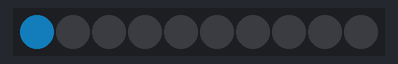
This sketch was run on a simulated Arduino Uno, built with avr-gcc and run on an emulated ATmega328P. On the bench: 10 RGB LEDs in strip order, left to right. Dim RGB values are drawn brighter than linear; random numbers use the default seed unless the sketch sets one.

Above: at 0.1 s.
At 4.6 s:
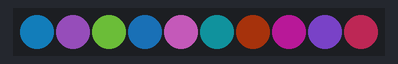
At 9.6 s:
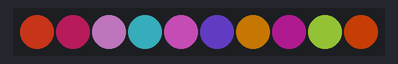
At 19.6 s:
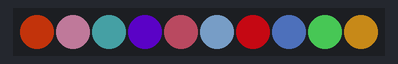
At 29.1 s:
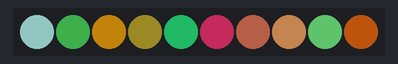
At 39.1 s:
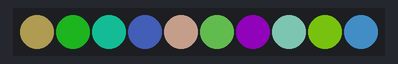

The sketch:

neopixel_multicolor.ino
```cpp
#include <Adafruit_NeoPixel.h>

#define PIN            6
#define NUMPIXELS      10

Adafruit_NeoPixel pixels = Adafruit_NeoPixel(NUMPIXELS, PIN);

void setup() {
  pixels.begin();
}

void loop() {
  for (int i = 0; i < NUMPIXELS; i++) {
    int rojo = random(0, 100);
    int verde = random(0, 100);
    int azul = random(0, 100);
    pixels.setPixelColor(i, pixels.Color(rojo, verde, azul));
    pixels.show();
    delay(500);
  }
}
```

Measured:
- what the display in image 1 shows lasts 0.5 s, from 4.5 s to 5.0 s
